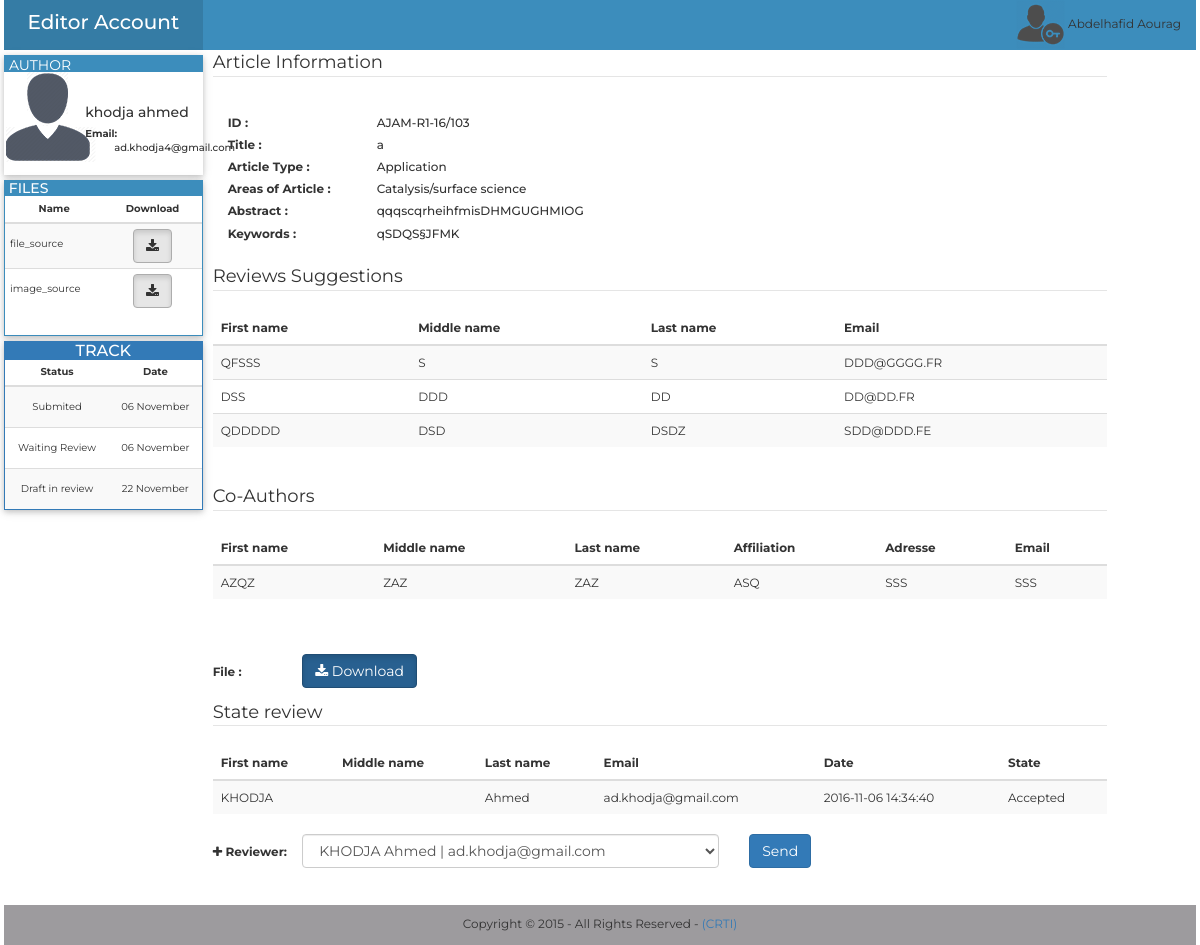
Page /Editor-in-chief/php/wait_rev.php?idar=103&et_e=211&idau=19 (signed in) on the committed database.
### tables this page shows
CREATE TABLE `personne` (
  `id` int(11) NOT NULL AUTO_INCREMENT,
  `fname` varchar(255) NOT NULL,
  `mname` varchar(255) DEFAULT NULL,
  `lname` varchar(255) NOT NULL,
  `affiliation` varchar(255) NOT NULL,
  `adresse` varchar(255) NOT NULL,
  `city` varchar(255) NOT NULL,
  `state` varchar(255) NOT NULL,
  `contry` varchar(255) NOT NULL,
  `pcode` varchar(10) NOT NULL,
  `email` varchar(255) NOT NULL,
  `phone` varchar(20) DEFAULT NULL,
  `fax` varchar(20) DEFAULT NULL,
  `password` varchar(255) NOT NULL,
  `date` datetime DEFAULT NULL,
  `title` varchar(255) NOT NULL,
  `grade` varchar(255) NOT NULL,
  PRIMARY KEY (`id`),
  UNIQUE KEY `email` (`email`)
);

CREATE TABLE `file` (
  `id` int(11) NOT NULL AUTO_INCREMENT,
  `name` varchar(255) NOT NULL,
  `size` varchar(255) DEFAULT NULL,
  `article` int(11) NOT NULL,
  `type` varchar(20) NOT NULL,
  `extension` varchar(255) DEFAULT NULL,
  PRIMARY KEY (`id`),
  KEY `article_fk` (`article`),
  CONSTRAINT `article_fk` FOREIGN KEY (`article`) REFERENCES `article` (`id`) ON DELETE CASCADE ON UPDATE CASCADE
);

CREATE TABLE `state_editor` (
  `id` int(11) NOT NULL AUTO_INCREMENT,
  `article` int(11) NOT NULL,
  `file` int(11) DEFAULT NULL,
  `etat` varchar(255) NOT NULL,
  `date` datetime NOT NULL,
  `editor` int(11) NOT NULL,
  `vu` varchar(255) DEFAULT 'no',
  PRIMARY KEY (`id`),
  KEY `fk_article_editor_chef` (`article`),
  KEY `fk_file_editor_chef` (`file`),
  CONSTRAINT `fk_article_editor_chef` FOREIGN KEY (`article`) REFERENCES `article` (`id`) ON DELETE CASCADE ON UPDATE CASCADE,
  CONSTRAINT `fk_file_editor_chef` FOREIGN KEY (`file`) REFERENCES `file` (`id`) ON DELETE CASCADE ON UPDATE CASCADE
);

CREATE TABLE `article` (
  `etiquette` varchar(255) DEFAULT NULL,
  `id` int(11) NOT NULL AUTO_INCREMENT,
  `author` int(11) NOT NULL,
  `title` mediumtext NOT NULL,
  `type` varchar(255) NOT NULL,
  `area` varchar(255) NOT NULL,
  `abstract` text NOT NULL,
  `keywords` text NOT NULL,
  `date` datetime NOT NULL,
  `state` varchar(255) NOT NULL,
  `cle` varchar(255) NOT NULL,
  PRIMARY KEY (`id`),
  KEY `author` (`author`),
  CONSTRAINT `author` FOREIGN KEY (`author`) REFERENCES `personne` (`id`) ON DELETE CASCADE ON UPDATE CASCADE
);

CREATE TABLE `sug_rev` (
  `id` int(11) NOT NULL AUTO_INCREMENT,
  `fname` varchar(255) NOT NULL,
  `lname` varchar(255) NOT NULL,
  `mname` varchar(255) NOT NULL,
  `email` varchar(255) NOT NULL,
  `article` int(255) DEFAULT NULL,
  PRIMARY KEY (`id`)
);

CREATE TABLE `co_author` (
  `id` int(11) NOT NULL AUTO_INCREMENT,
  `fname` varchar(100) NOT NULL,
  `mname` varchar(100) DEFAULT NULL,
  `lname` varchar(100) NOT NULL,
  `affiliation` varchar(255) NOT NULL,
  `adresse` varchar(255) NOT NULL,
  `email` varchar(100) NOT NULL,
  `article` int(11) NOT NULL,
  PRIMARY KEY (`id`),
  KEY `article` (`article`),
  CONSTRAINT `article` FOREIGN KEY (`article`) REFERENCES `article` (`id`) ON DELETE CASCADE ON UPDATE CASCADE
);

CREATE TABLE `state_review` (
  `id` int(11) NOT NULL AUTO_INCREMENT,
  `article` int(11) NOT NULL,
  `file` int(11) NOT NULL,
  `date_accepte` datetime DEFAULT NULL,
  `date_result` datetime DEFAULT NULL,
  `resultat` int(11) DEFAULT NULL,
  `reviewer` int(11) NOT NULL,
  `cle` varchar(255) NOT NULL,
  `state` varchar(255) DEFAULT NULL,
  `cle2` varchar(255) NOT NULL,
  `date` datetime DEFAULT NULL,
  `type` varchar(255) DEFAULT NULL,
  `date_reject` datetime DEFAULT NULL,
  `decision` int(11) DEFAULT NULL,
  PRIMARY KEY (`id`)
);

CREATE TABLE `reviewer` (
  `id` int(11) NOT NULL AUTO_INCREMENT,
  `password` varchar(255) NOT NULL,
  `author` int(11) DEFAULT NULL,
  `fname` varchar(255) NOT NULL,
  `mname` varchar(255) DEFAULT NULL,
  `lname` varchar(255) NOT NULL,
  `email` varchar(255) NOT NULL,
  PRIMARY KEY (`id`)
);

### Editor-in-chief/php/wait_rev.php (the view, shortened to what the rows shown need)
<?php
$id_article=$_GET['idar'];
include_once("../../../../php/cnx.php");
$select = $conn->query("SELECT etiquette,title,type,area,abstract,keywords,author FROM article WHERE id=".$id_article);
$row = $select->fetch_assoc();
$select_etat = $conn->query("SELECT id, etat,file, DATE_FORMAT(date, '%d %M') as date FROM state_editor WHERE article=".$id_article);
?>
<!doctype html>
<html xmlns="http://www.w3.org/1999/html" xmlns="http://www.w3.org/1999/html">
<head>
    <link href="../../../../bootstrap/css/bootstrap.min.css" rel="stylesheet" type="text/css">
    <link rel="stylesheet" href="../css/font-awesome.css" type="text/css" />
    <link href="../css/show2.css" rel="stylesheet" type="text/css">
</head>
<body>
<div class="container-fluid">
    <div class="row menu_row">
        <?php
        $select_author=$conn->query("SELECT fname,lname,email FROM personne WHERE id=".$row['author']);
        $row_author= $select_author->fetch_assoc();
        ?>
        <div class="col-sm-2 menu">
            <div class="row profile">
                <div class="col-sm-7 pading_profile text_moyen">
                    <div class="form-group">
                        <div class="row min_height">
                            <label class="col-lg-12 control-label no_padding font_14" for="text"><?php echo $row_author['fname']." ".$row_author['lname']; ?>  </label>
                        </div>
                        <div class="row min_height">
                            <label class="col-lg-3 control-label no_padding" for="text">Email: </label>
                            <label class="col-lg-9 control-label no_padding text_label" for="text">&nbsp;<?php echo" ". $row_author['email']  ?> </label>
                        </div>
                    </div>
                </div>
            </div>
            <div class="row menu">
                <div class="panel panel-info panel_perso font_10">
                    <div class="panel-body panel_body_perso">
                        <div class="row">
                            <table class="table table-striped table-condensed">
                                <thead>
                                <tr>
                                    <th width="50%" class="text-center">Name</th>
                                    <th width="50" class="text-center">Download</th>
                                </tr>
                                </thead>
                                <tbody>
                                <?php
                                $file_sources=$conn->query("SELECT name,size,type from file WHERE article=".$id_article." AND type like '%source'");
                                while($file_res=$file_sources->fetch_assoc()){
                                    echo "<tr><td ><span class='line_height'>".$file_res['type']."</span></td>";
                                    echo "<td class='text-center'><a href=\"downloads.php?id=".$row["author"]."&ida=".$id_article."&a=".$file_res['name']."\" style=\"color: #FFFFFF\"><button type=\"button\" class=\"btn btn-default active\"><i class=\"fa fa-download\"></i> </button></a></td></tr>";
                                }
                                ?>
                                </tbody>
                            </table>
                        </div>
                    </div>
                </div>
            </div>
            <div class="row menu">
                <?php
                if($select_etat->num_rows!=0){
                    echo"
<div class=\"panel panel-primary panel_perso\">
<div class=\"panel-heading head_perso\">
<h3 class=\"panel-title text-center\">TRACK</h3>
 </div>
  <table class=\"table table-striped table-condensed font_10\">
    <thead>
      <tr>
        <th  class=\"text-center\">Status</th>
        <th class=\"text-center\">Date</th>
      </tr>
    </thead>
    <tbody>";
                    while($row_etat = $select_etat->fetch_assoc()){
                        echo"
      <tr>
        <td class=\"text-center \"style=\"line-height:3;\">".$row_etat['etat']."</td>
        <td class=\"text-center\" style=\"line-height:3;\">".$row_etat['date']."</td>
      </tr>
    ";
                    }
                    echo"</tbody>
  </table>
</div>
";
                }
                ?>
            </div>
        </div>
        <div class="col-sm-9 pad" >
            <div class="form-group">
                <div class="row">
                    <div class="form-group">
                        <div class="col-lg-10">
                            <label for="text" class=" control-label text-left texte text_label"id="titre" ><?php echo $row['etiquette'].$id_article; ?> </label>
                        </div>
                    </div>
                </div><div class="row">
                    <div class="form-group">
                        <div class="col-lg-10">
                            <label for="text" class=" control-label text-left texte text_label"id="titre" ><?php echo $row['title']; ?> </label>
                        </div>
                    </div>
                </div>
                <div class="row">
                    <div class="form-group">
                        <div class="col-lg-10">
                            <label for="text" class=" control-label text-left texte text_label"id="type_article" ><?php echo $row['type']; ?> </label>
                        </div>
                    </div>
                </div>
                <div class="row">
                    <div class="form-group">
                        <div class="col-lg-10">
                            <label for="text" class=" control-label text-left texte text_label"id="area_article" ><?php echo $row['area']; ?> </label>
                        </div>
                    </div>
                </div>
                <div class="row">
                    <div class="form-group">
                        <div class="col-lg-10">
                            <label for="text" class="  text-left texte text_label"id="abstract_article" ><?php  echo $row['abstract'] ; ?> </label>
                        </div>
                    </div>
                </div>
                <div class="row">
                    <div class="form-group">
                        <div class="col-lg-10">
                            <label for="text" class=" control-label text-left texte text_label"  ><?php echo $row['keywords']; ?> </label>
                        </div>
                    </div>
                </div>
                <?php
                $select2 = $conn->query("SELECT fname,mname,lname,email FROM sug_rev WHERE article=".$id_article);
                echo"
<div class=\"row\"><legend class='texte_legend'>Reviews Suggestions</legend> </div>
<div class=\"row\">
    <table class=\"table table-striped\" >
    <thead>
      <tr>
        <th>First name</th>
        <th>Middle name</th>
        <th>Last name</th>
        <th>Email</th>
      </tr>
    </thead>
    <tbody>";
                while($row2 = $select2->fetch_assoc()){
                    echo"
      <tr>
        <td class='texte'>".$row2['fname']."</td>
        <td class='texte'>".$row2['mname']."</td>
        <td class='texte'>".$row2['lname']."</td>
        <td class='texte'>".$row2['email']."</td>
      </tr>
                    ";
                }
                echo"</tbody>
  </table>
</div>
                       ";
                ?>
                <?php
                $co=$conn->query("SELECT fname,mname,lname,affiliation,adresse,email  FROM co_author WHERE article=".$id_article);
                if ($co->num_rows!=0) {
                    echo"
<div class=\"row\"><legend class='texte_legend'>Co-Authors </legend> </div>
<div class=\"row\">
    <table class=\"table table-striped\" >
    <thead>
      <tr>
        <th>First name</th>
        <th>Middle name</th>
        <th>Last name</th>
        <th>Affiliation</th>
        <th>Adresse</th>
        <th>Email</th>
      </tr>
    </thead>
    <tbody>";
                    while($co_row = $co->fetch_assoc()){
                        echo"
      <tr>
        <td class='texte'>".$co_row['fname']."</td>
        <td class='texte'>".$co_row['mname']."</td>
        <td class='texte'>".$co_row['lname']."</td>
        <td class='texte'>".$co_row['affiliation']."</td>
        <td class='texte'>".$co_row['adresse']."</td>
        <td class='texte'>".$co_row['email']."</td>
      </tr>
                    ";
                    }
                    echo"</tbody>
  </table>
</div>
                       ";
                }
                ?>
                <div class="row">
                    <?php
                    $review=$conn->query("SELECT reviewer,date_accepte,date_result,date,state from state_review WHERE article=".$id_article);
                    if($review)
                    {if($review->num_rows!=0){
                        echo"
                        <legend class='texte_legend'>State review </legend> <table class=\"table table-striped\" >
                          <thead>
                              <tr>
                                  <th>First name</th>
                                   <th>Middle name</th>
                                    <th>Last name</th>
                                    <th>Email</th>
                                    <th>Date</th>
                                    <th>State</th>
                               </tr>
                           </thead>
                        <tbody>";
                        while ($res_rev=$review->fetch_assoc()){
                            $reviewver=$conn->query("SELECT fname,mname,lname,email from reviewer WHERE id=".$res_rev["reviewer"]);
                            if($reviewver){
                                $rev_inf=$reviewver->fetch_assoc();
                            }else{die('Error : ('. $conn->error .') '. $conn->error);}
                            echo"
    <tr>
        <td class='texte'>".$rev_inf['fname']."</td>
        <td class='texte'>".$rev_inf['mname']."</td>
        <td class='texte'>".$rev_inf['lname']."</td>
        <td class='texte'>".$rev_inf['email']."</td>
        <td class='texte'>".$res_rev["date"]."</td>
    ";if($res_rev["state"]!=null){
                                echo" <td class='texte'>".$res_rev["state"]."</td>  ";
                            }else
                            {
                                echo" <td class='texte'>-----</td>  ";
                            }
                        }
                        echo"</tr></tbody></table>";
                    }}
                    ?>
                </div>
                </div>
            </div>
        </div>
    </div>
</body>
</html>

### rows in the picture
personne: fname "khodja", lname "ahmed", email "ad.khodja4@gmail.com"
file: type "file_source"
file: type "image_source"
state_editor: etat "Submited", date "06 November"
state_editor: etat "Waiting Review", date "06 November"
state_editor: etat "Draft in review", date "22 November"
article: etiquette "AJAM-R1-16/", title "a", type "Application", area "Catalysis/surface science", abstract "qqqscqrheihfmisDHMGUGHMIOG", keywords "qSDQS§JFMK"
sug_rev: fname "QFSSS", mname "S", lname "S", email "DDD@GGGG.FR"
sug_rev: fname "DSS", mname "DDD", lname "DD", email "DD@DD.FR"
sug_rev: fname "QDDDDD", mname "DSD", lname "DSDZ", email "SDD@DDD.FE"
co_author: fname "AZQZ", mname "ZAZ", lname "ZAZ", affiliation "ASQ", adresse "SSS", email "SSS"
state_review: reviewer.fname "KHODJA", reviewer.lname "Ahmed", reviewer.email "ad.khodja@gmail.com", date "2016-11-06 14:34:40", state "Accepted"

### other values in the picture
$_SESSION['editor_in_chief_fname'] "Abdelhafid"
$_SESSION['editor_in_chief_lname'] "Aourag"
$id_article "103"
form field tfile "KHODJA Ahmed | ad.khodja@gmail.com"
